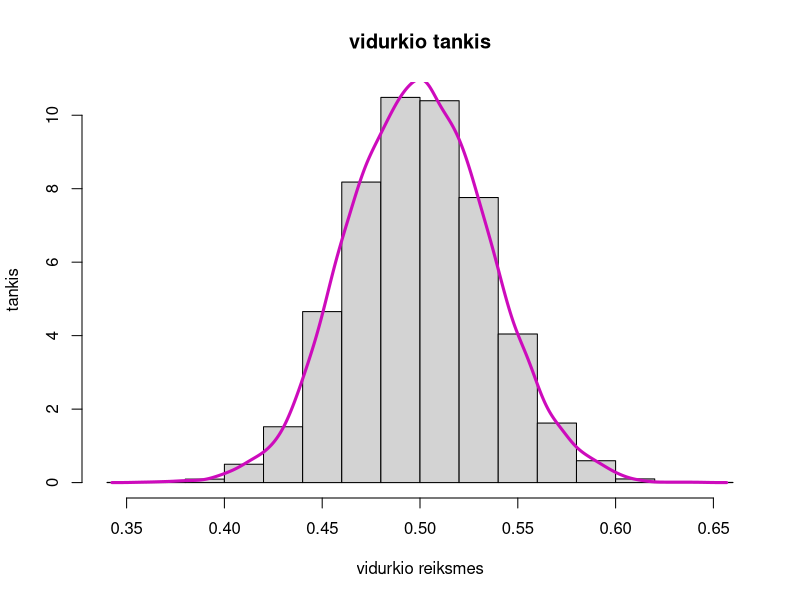

Reproduce this figure in R.
## ---- chunk 1
#n atsitiktiniu dydziu pagal beta skirstini
avid=function(n){
  mean(rbeta(n, 0.5, 0.5))
}

#10000 vidurkio realizaciju, n=100
v = replicate(10000, avid(100))

#histograma
hist(v,main ="vidurkio tankis",xlab ="vidurkio reiksmes",ylab = "tankis", probability = TRUE)

#tankio kreive
lines(density(v), col=6,lwd=3)
